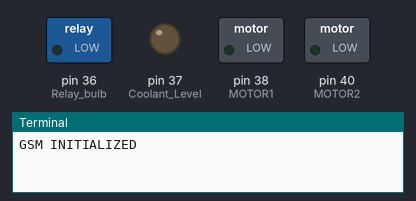
Recording of a program running on a simulated Raspberry Pi (header pin numbers). Parts: switched loads named in the program (green lamp = pin HIGH), output pins drawn as LEDs (lit = HIGH), the last lines printed to the terminal. The modem accepts every AT command (registered, SIM ready, sends succeed) and sends nothing else; sending an e-mail succeeds after 1 s; sound played through the audio output is not drawn and takes no time; audio playback is drawn as a buzzer.

Above: at 0.1 s.
At 12.1 s:
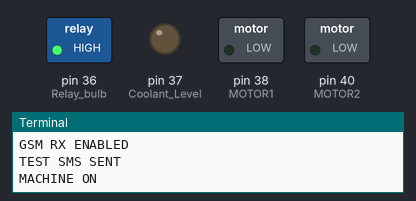
At 15.1 s:
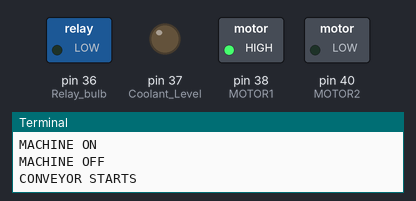
At 68.1 s:
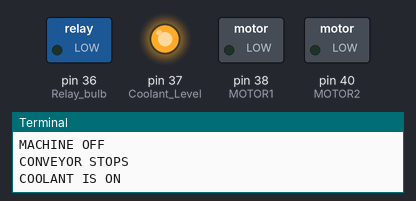
Timing chart, 0 to 69.6 s (numbered marks = the images above):
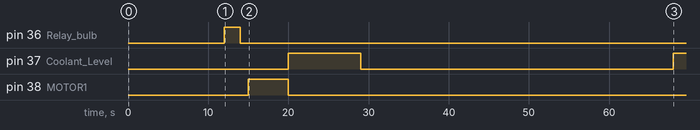

Measured:
- by itself, pin 37 (Coolant_Level): HIGH → LOW at 29.0 s, → HIGH 39.0 s later

The program:

ind_monitoring.py
```python
import RPi.GPIO as GPIO
import time
from time import sleep
from array import array

import smtplib

import serial

import pygame

import spidev
import time
import os

GPIO.setmode(GPIO.BOARD)
GPIO.setwarnings(False)

usbport = '/dev/serial0'
ser = serial.Serial(usbport, 9600)

spi = spidev.SpiDev()
spi.open(0,0)
spi.max_speed_hz=1000000

##sys= systemstarts
Relay_bulb = 36
MOTOR1 = 38
MOTOR2 = 40
IR_Obstacle = 16
Coolant_Level = 37

GPIO.setup(Relay_bulb, GPIO.OUT)
GPIO.setup(MOTOR1, GPIO.OUT)
GPIO.setup(MOTOR2, GPIO.OUT)
GPIO.setup(IR_Obstacle, GPIO.IN)
GPIO.setup(Coolant_Level, GPIO.OUT)

GPIO.output(MOTOR1,GPIO.LOW)
GPIO.output(MOTOR2,GPIO.LOW)
GPIO.output(Coolant_Level,GPIO.LOW)
GPIO.output(Relay_bulb, GPIO.LOW)

UART_Rx_Str = ""
count = 0

Sample_Count = 0
Batch_Count = 0
Total_Count = 0

ser.write("AT\r")
print "GSM INITIALIZED"
sleep( 2 )
ser.flushInput()

ser.write("AT+CNMI=2,2,0,0,0\r")
print "GSM RX ENABLED"
sleep( 2 )
ser.flushInput()

def mail():
    smtpUser = 'batchb006@gmail.com'
    smtpPass = 'b6123456789'

    toAdd = 'sanjanarajanahalli97@gmail.com'
    fromAdd = smtpUser

    subject = 'industrial monitoring system'
    header = 'To: ' + toAdd + '\n' + 'From: ' + fromAdd + '\n' + 'Subject: ' + subject
##    body = 'temp exeeds'

    print header + '\n' + body

    s = smtplib.SMTP('smtp.gmail.com',587)

    s.ehlo()
    s.starttls()
    s.ehlo()

    s.login(smtpUser, smtpPass)
    s.sendmail(fromAdd, toAdd, header + '\n\n' + body)

    s.quit()

def ReadChannel(channel):
    adc = spi.xfer2([1,(8+channel)<<4,0])
    data = ((adc[1]&3) << 8) + adc[2]
    return data

def ConvertVolts(data,places):
    volts = (data * 3.3) / float(1023)
    volts = round(volts,places)
    volts = (int)(volts * 100)
    return volts

def GSM_Send_SMS( Mobile, SMS ):
    ser.write( "AT+CMGS=\"" )
    ser.write( Mobile )
    ser.write( "\"\r" )
    sleep( 2 )
    ser.write( SMS )
    ser.write( "\x1A" )
    sleep( 4 )

def SMS_Rx_Func( ):
    Rx_Mob_Num = ""
    UART_Rx_Str = ""
    while True:
        data = ser.read()
        if( data == "\"" ):
            data = ser.read()
            if( data == "," ):
                for i in range(0,27):
                    data = ser.read()

                while True:
                    data = ser.read()
                    if(data == "@"):
                        print "NUM:" + Rx_Mob_Num
                        print "SMS:" + UART_Rx_Str

                        if( (UART_Rx_Str[0] == 'C') and (UART_Rx_Str[1] == '1') ):
                            print "CONVEYOR STARTS"
                            GPIO.output(MOTOR1, GPIO.HIGH)
                            GPIO.output(MOTOR2, GPIO.LOW)
                            sleep(2)


                        elif( (UART_Rx_Str[0] == 'C') and (UART_Rx_Str[1] == '0') ):
                            print "CONVEYOR STOPS"
                            GPIO.output(MOTOR1, GPIO.LOW)
                            GPIO.output(MOTOR2, GPIO.LOW)
                            sleep(10)

                        elif( (UART_Rx_Str[0] == 'M') and (UART_Rx_Str[1] == '1') ):
                            GPIO.output(Relay_bulb, GPIO.HIGH)
                            print "MACHINE ON"
                            sleep(2)


                        elif( (UART_Rx_Str[0] == 'M') and (UART_Rx_Str[1] == '0') ):
                            GPIO.output(Relay_bulb, GPIO.LOW)
                            print "MACHINE OFF"
                            sleep(2)


                        Rx_Mob_Num = ""
                        UART_Rx_Str = ""
                        break

                    else:
                        UART_Rx_Str = UART_Rx_Str + data
        else:
            Rx_Mob_Num = Rx_Mob_Num + data


        if(data == "@"):
            for i in range(0,2):
                data = ser.read()
            break


GSM_Send_SMS( "8892204856", "SYSTEM START" )
sleep(2)
ser.flushInput()
print "TEST SMS SENT"


GPIO.output(Relay_bulb, GPIO.HIGH)
print "MACHINE ON"
sleep(2)
GPIO.output(Relay_bulb, GPIO.LOW)
print "MACHINE OFF"
sleep(1)

print "CONVEYOR STARTS"
GPIO.output(MOTOR1, GPIO.HIGH)
GPIO.output(MOTOR2, GPIO.LOW)
sleep(5)
print "CONVEYOR STOPS"
GPIO.output(MOTOR1, GPIO.LOW)
GPIO.output(MOTOR2, GPIO.LOW)

GPIO.output(Coolant_Level,GPIO.HIGH)
sleep(9)
GPIO.output(Coolant_Level,GPIO.LOW)
sleep(1)

pygame.mixer.init()
pygame.mixer.music.load('project_start.mp3')
pygame.mixer.music.play()
sleep(10)
pygame.mixer.music.stop()

Sample_Count = 0
Batch_Count = 0
Total_Count = 0


##while True:
##        while True:
##                data = ser.read()
##                if(data == "\r"):
##                    print "Received from LAPTOP:" + line
##                    line = ""
##                    break
##                else:
##                    line = line + data


while True:
    print "------------------------------------"
    print"START COUNTING"

    while True:
        temp_level = ReadChannel(0)
        temp_volts = ConvertVolts(temp_level,2)
        print temp_volts
        sleep(1)

        Overload_level = ReadChannel(1)
        Overload_volts = ConvertVolts(Overload_level,2)
        print Overload_volts
        sleep(1)

        if (Overload_volts<10):
            print "NORMAL CONDITION"
            sleep(1)

        elif ((Overload_volts>=10) and (Overload_volts<=17)):
            print "LOAD HAS INCREASED"
            sleep(1)
            pygame.mixer.init()
            pygame.mixer.music.load('load_increased.mp3')
            pygame.mixer.music.play()
            sleep(10)
            pygame.mixer.music.stop()

        elif (Overload_volts>17):
            print "OVERLOAD DETECTED"
            sleep(1)
            pygame.mixer.init()
            pygame.mixer.music.load('overload_detected.mp3')
            pygame.mixer.music.play()
            sleep(10)
            pygame.mixer.music.stop()

            body = 'OVERLOAD DETECTED'
            mail()

            GSM_Send_SMS( "8892204856", "OVERLOAD DETECTED" )
            sleep(6)
            print "SMS SENT"
            ser.flushInput()

            GPIO.output(Relay_bulb, GPIO.LOW)
            print "MACHINE OFF"
            sleep(1)

            GPIO.output(MOTOR1, GPIO.LOW)
            GPIO.output(MOTOR2, GPIO.LOW)
            print "CONVEYOR STOPS"
            sleep(1)

            GPIO.output(Coolant_Level,GPIO.HIGH)
            print "COOLANT IS ON"
            sleep(1)
            break

        if ((temp_volts>40) and (temp_volts<60)):
            print "TEMPERATURE HAS INCREASED"
            sleep(1)
            pygame.mixer.init()
            pygame.mixer.music.load('temp_increased.mp3')
            pygame.mixer.music.play()
            sleep(10)
            pygame.mixer.music.stop()

        elif(temp_volts>=60):
            print "HIGH TEMPERATURE"
            sleep(1)
            pygame.mixer.init()
            pygame.mixer.music.load('high_temp.mp3')
            pygame.mixer.music.play()
            sleep(10)
            pygame.mixer.music.stop()
            body = 'HIGH TEMPERATURE'
            mail()

            GSM_Send_SMS( "8892204856", "HIGH TEMPERATURE" )
            sleep(6)
            print "SMS SENT"
            ser.flushInput()

            GPIO.output(Relay_bulb, GPIO.LOW)
            print "MACHINE OFF"
            sleep(1)

            GPIO.output(MOTOR1, GPIO.LOW)
            GPIO.output(MOTOR2, GPIO.LOW)
            print "CONVEYOR STOPS"
            sleep(1)

            GPIO.output(Coolant_Level,GPIO.HIGH)
            print "COOLANT IS ON"
            sleep(1)
            break
        else:
    ##              print "CONVEYOR STARTS"
            GPIO.output(MOTOR1, GPIO.HIGH)
            GPIO.output(MOTOR2, GPIO.LOW)

            GPIO.output(Relay_bulb, GPIO.HIGH)
##            print "MACHINE ON"
##            sleep(2)

            if(GPIO.input(IR_Obstacle) == False):
                Sample_Count = Sample_Count + 1
                Total_Count = Total_Count + 1

                print 'SAMPLE COUNT = ' + str(Sample_Count)
                print 'BATCH COUNT = ' + str(Batch_Count)
                print 'TOTAL COUNT = ' + str(Total_Count)
                sleep(1)
                if( Sample_Count >= 5 ):
                    Sample_Count = 0;
                    Batch_Count = Batch_Count + 1

                    Send_Data_SMS = 'S' +  str(Sample_Count) + 'B' + str(Batch_Count) + 'T' + str(Total_Count)
                    GSM_Send_SMS( "8892204856", Send_Data_SMS )
                    sleep(6)
                    print "SMS SENT"
                    ser.flushInput()
                    break;

    print "waiting for command"
    sleep(3)
    ser.flushInput()

    data = ser.read()
    for i in range(0,8):
            data = ser.read()

    if( data == "\"" ):
            data = ser.read()
            if( data == "+" ):
                    SMS_Rx_Func( )
```
